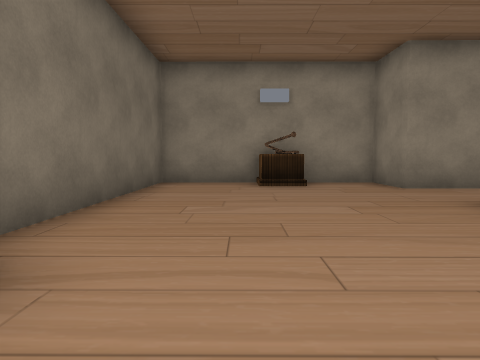
View 1 (above)

22 first-person views from a walk through a 3-D level made in the Unity game engine. The camera is 1.4 m above the floor, tilts 4° down and sees 70° across. The floor is counted in squares, 2 m on a side. Each view is taken from the middle of a square. On the plan, view 1 faces up. The plan holds only what a view shows up to about 11 squares ahead; the rest is blank. The player is left out. Some surface patterns are stand-ins.

View 2
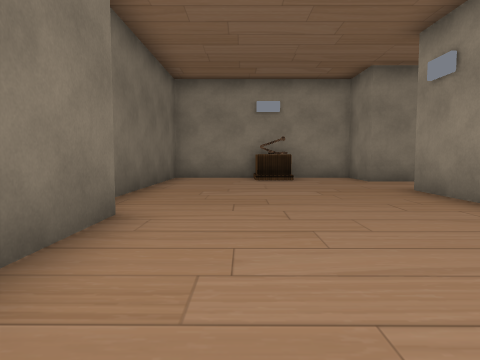

View 3
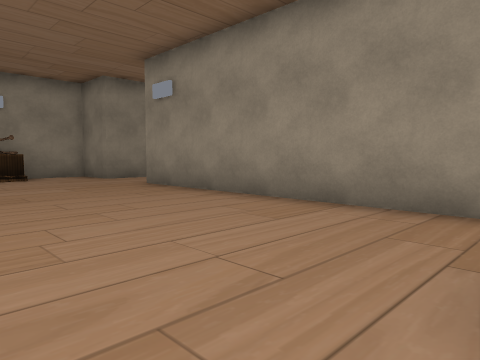

View 4
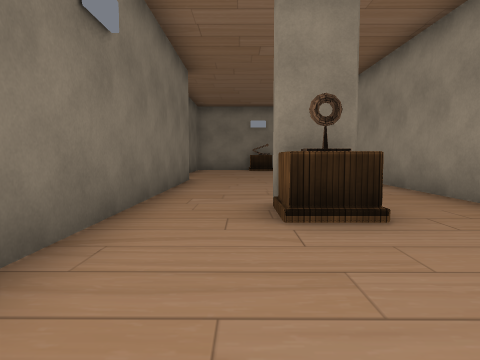

View 5
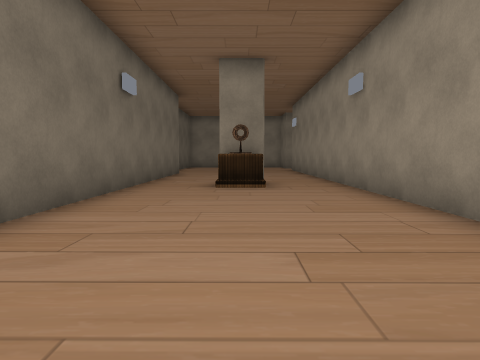

View 6
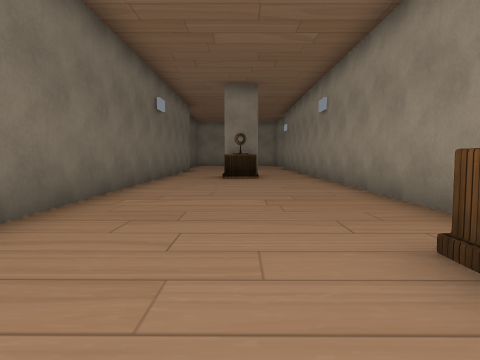

View 7
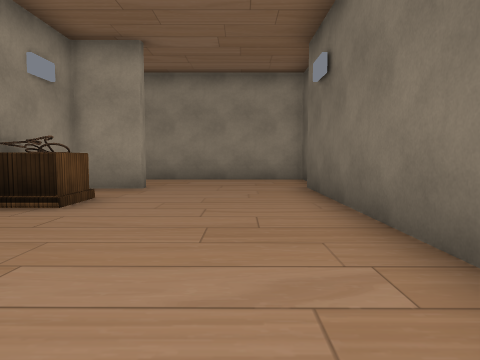

View 8
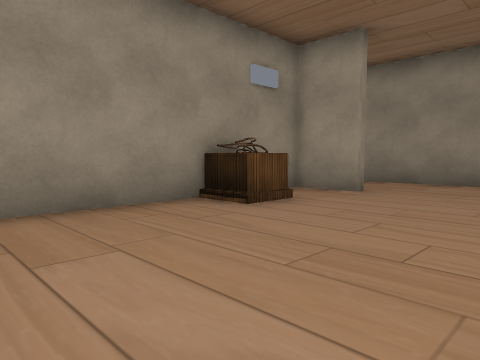

View 9
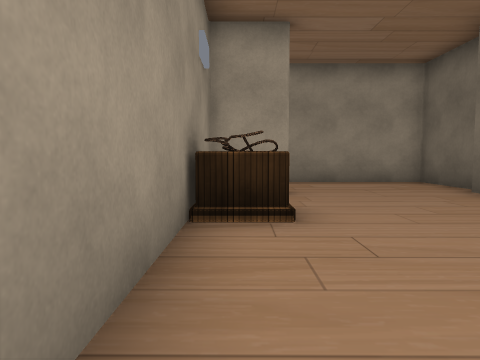

View 10
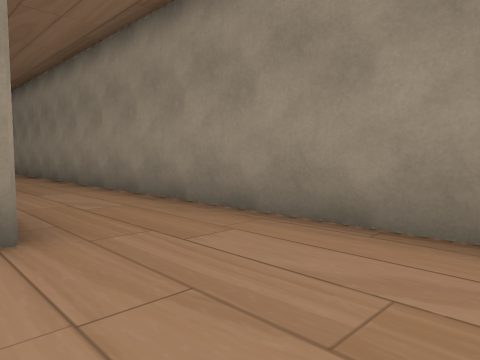

View 11
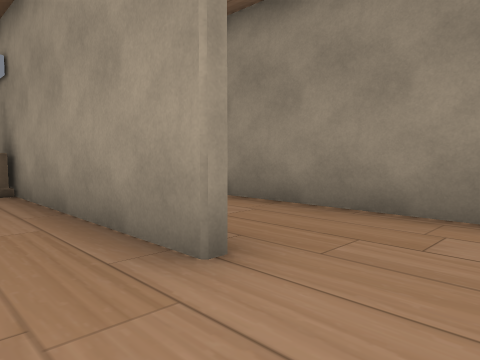

View 12
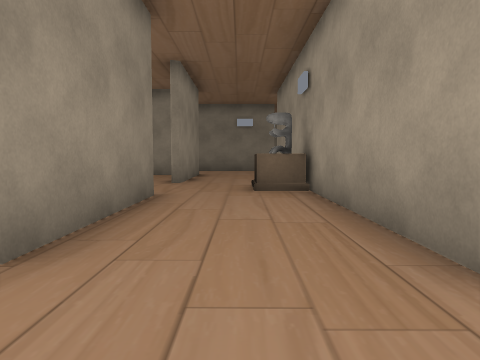

View 13
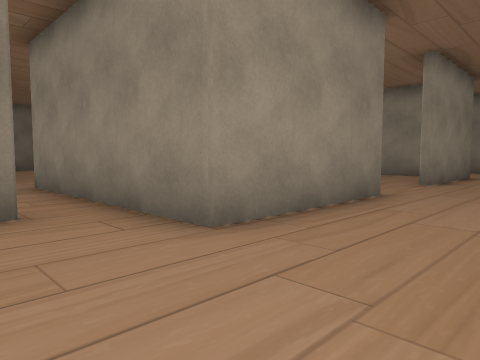

View 14
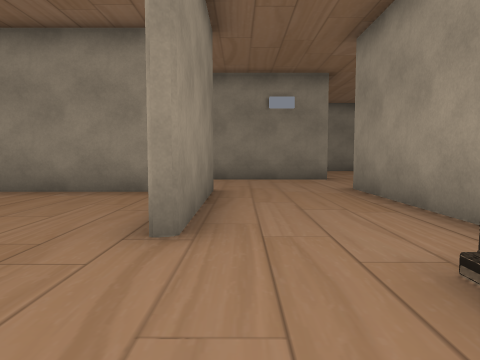

View 15
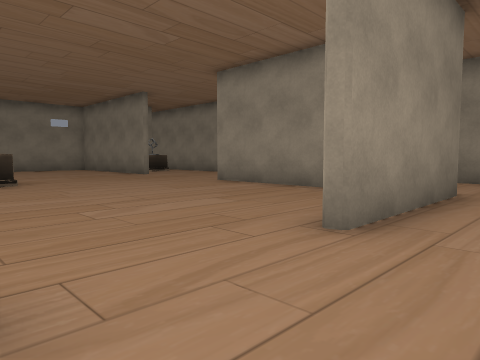

View 16
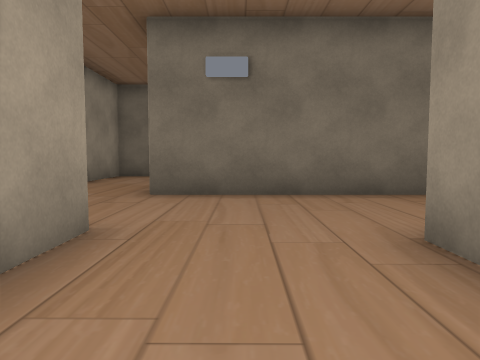

View 17
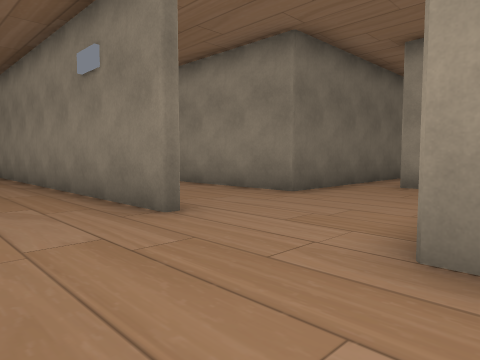

View 18
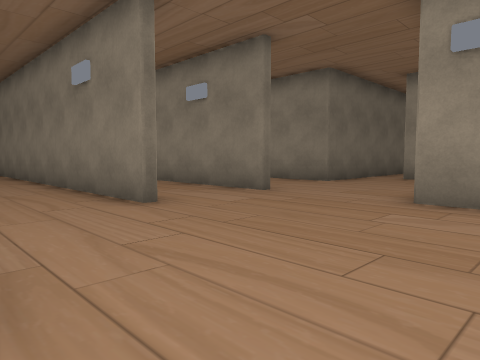

View 19
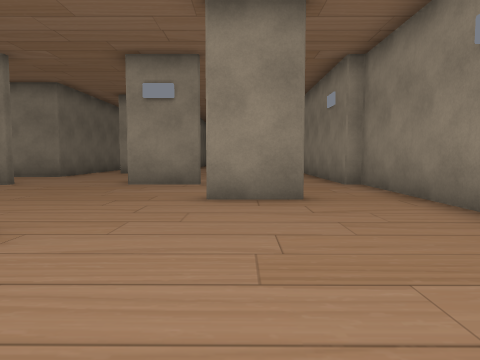

View 20
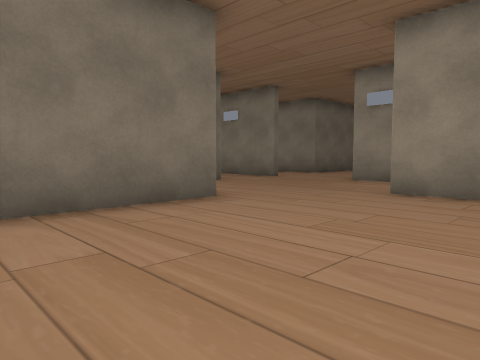

View 21
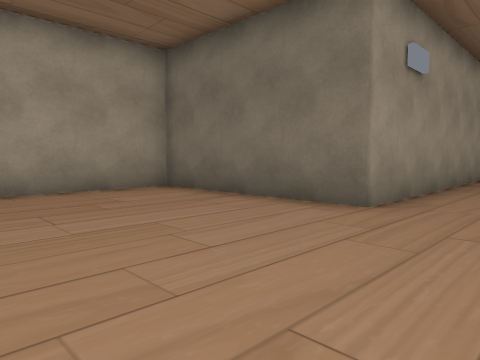

View 22
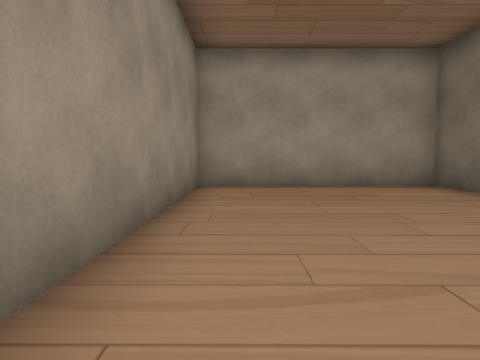

### Floor plan
Points are (right, up) in squares from view 1. A wall is a line through its corners. A room is listed if a view was taken in it or the views show most of it. See-through windows are left out.
Room 1 (views 1, 2, 3, 4, 5, 6, 7, 8, 9, 10)
walls: (-1.5, 2.1) (-1.5, -15.6); (2, -15.4) (3.6, -15.4) (3.6, 5); (5.2, 7.4) (3.6, 7.4) (3.6, 9) (-2.1, 9.1) (-2.1, 3); (-1.9, -16.1) (-1.9, -18.2) (2.6, -18.2)
ways out: opening at (3.5, -17) to room 3; opening at (4, 6.5)
objects: other object (1, -4); other object (1, 8) to (1, 9); other object (3, -13)
Room 2 (views 11, 12, 13, 14, 15, 16)
walls: (13.6, -15.4) (18.4, -15.4); (11.1, -12.5) (7.1, -12.5) (7.1, -11); (6.8, -15.4) (11.2, -15.4); (18, -9.6) (18, -12.5) (14, -12.5); (19.6, -10.2) (19.1, -10.2); (21.2, -15.6) (21.2, -11.6); (3.8, -10.5) (3.8, -15.6)
ways out: opening at (5.5, -16) to room 3; opening at (19.5, -16) to room 3; opening at (12.5, -12); opening at (19, -10); gap at (5.5, -11)
objects: other object (12, -15) to (13, -15)
Room 3 (views 17, 18, 19, 20, 21, 22)
walls: (18.4, -18.5) (9.9, -18.5); (14.4, -21) (21.5, -21) (21.5, -26) (27, -26) (27, -17.5); (18.4, -15.6) (8.7, -15.6); (23, -15.6) (21.2, -15.6); (25, -18.5) (23.4, -18.5); (2.6, -18.2) (11.5, -18.2)
ways out: opening at (3.5, -17) to room 1; opening at (5.5, -16) to room 2; opening at (19.5, -16) to room 2; opening at (23, -17); opening at (26, -18)

Positions as (right, up) in squares from view 1, and headings:
1: (0, 0), facing up
2: (0, -2), facing up
3: (-1, -3), facing up-right
4: (0, -8), facing up
5: (1, -12), facing up
6: (1, -15), facing up
7: (0, -8), facing down
8: (-1, -9), facing down-right
9: (3, -9), facing down
10: (-1, -15), facing down-right
11: (5, -14), facing down-right
12: (5, -14), facing right
13: (5, -15), facing up-right
14: (11, -13), facing right
15: (11, -14), facing up-right
16: (10, -14), facing left
17: (22, -18), facing up-left
18: (23, -21), facing up-left
19: (24, -24), facing up
20: (26, -25), facing up-left
21: (26, -19), facing down-left
22: (26, -18), facing down
